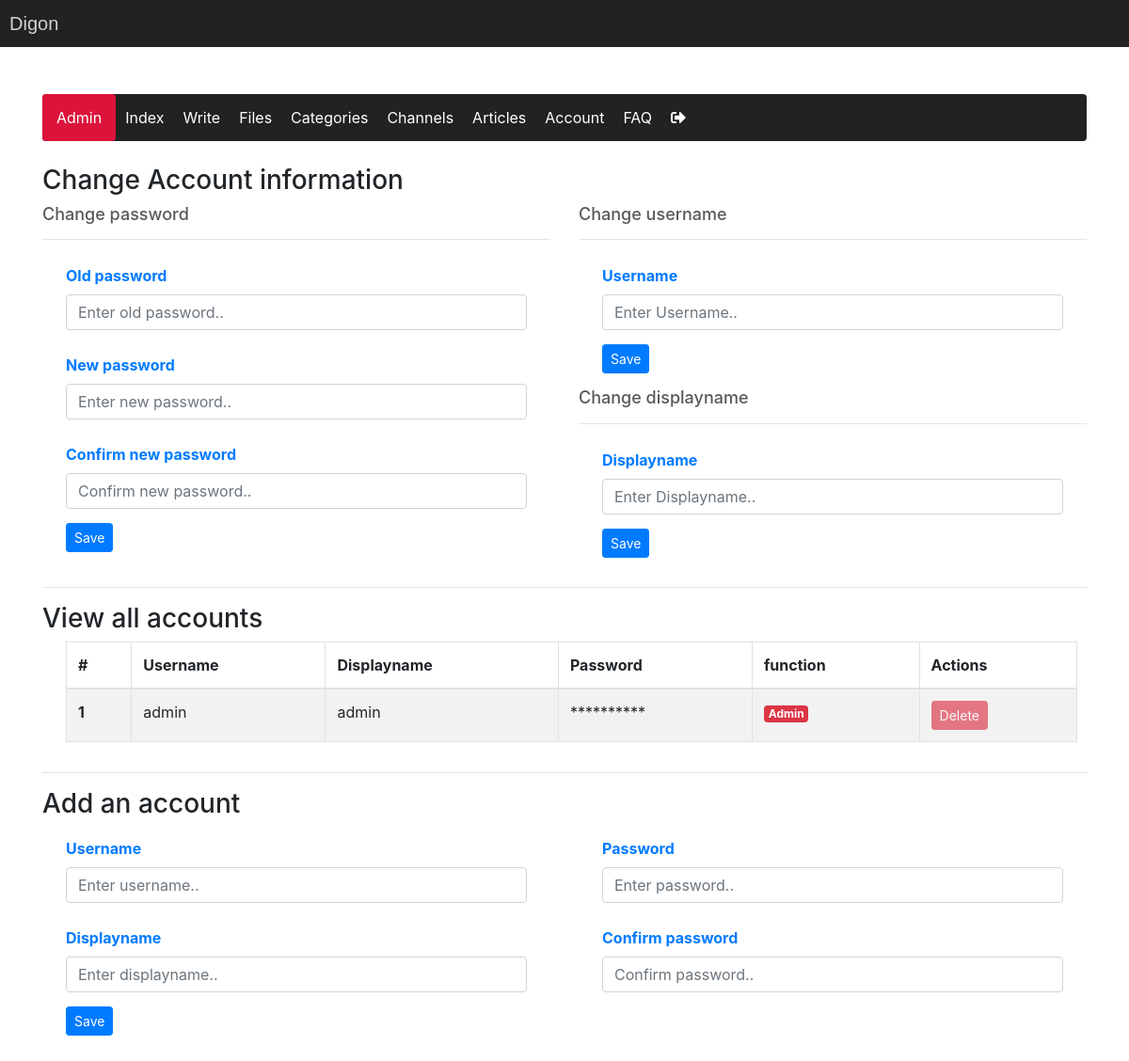
Page /pages/account.php (signed in) on the earlier database version.
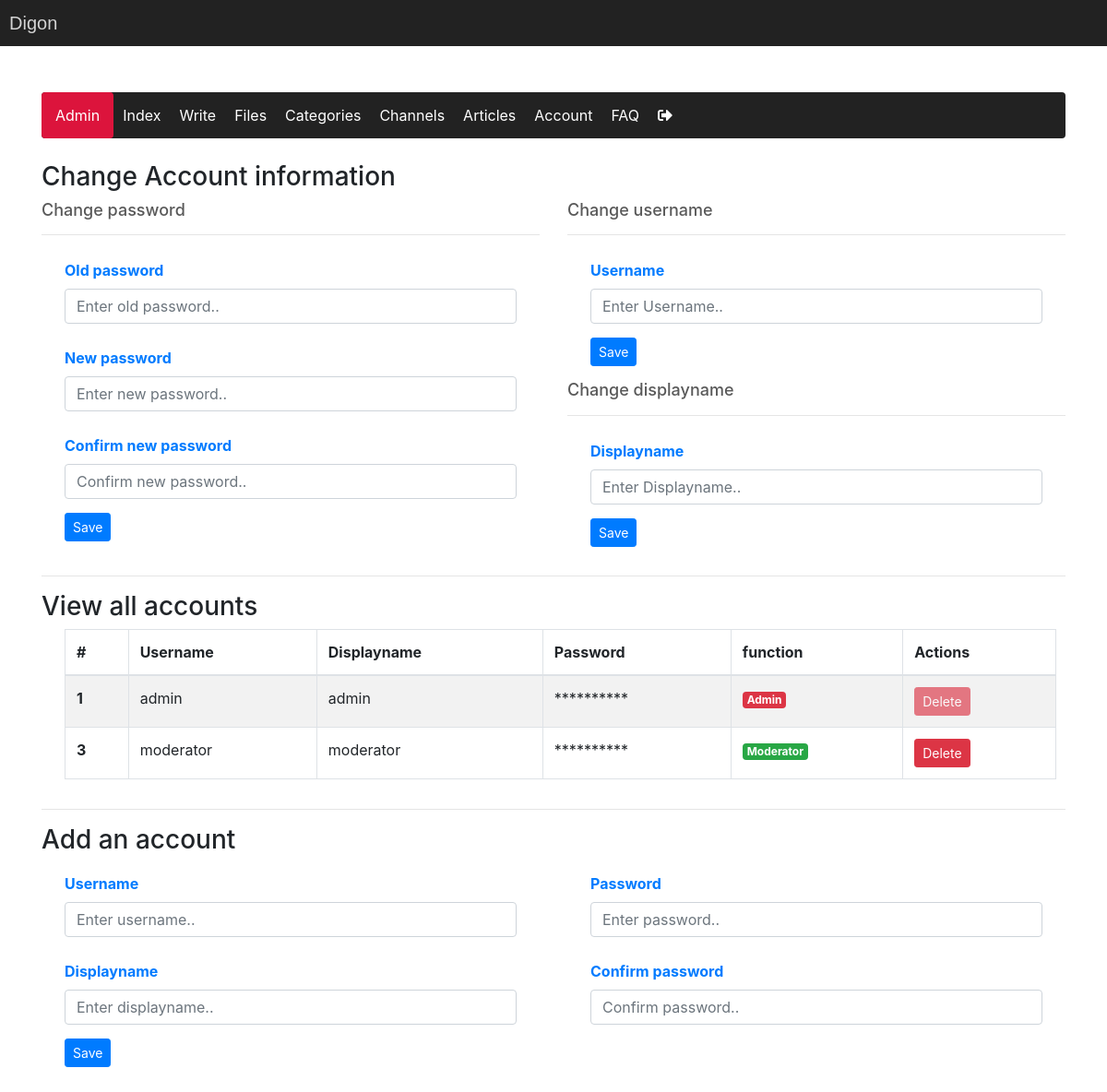
Same page on the later database version.
### tables this page shows
CREATE TABLE `user` (
  `row_id` int(11) NOT NULL,
  `username` varchar(50) NOT NULL,
  `password` varchar(255) NOT NULL,
  `display_name` varchar(50) NOT NULL,
  `function` varchar(11) NOT NULL
);

### classes/dbh.class.php (called while the page is built, shortened)
<?php
    class Dbh implements DatabaseConst, LinkUrl {
        protected function connect() {
            $conn = new mysqli(DatabaseConst::SERVERNAME, DatabaseConst::USERNAME, DatabaseConst::PASSWORD, DatabaseConst::DBNAME);
            return $conn;
        }
    }
?>

### classes/user.class.php (called while the page is built, shortened)
<?php
    class User extends Dbh implements LinkUrl {
        public function getUsers() {
            $sql = "SELECT * FROM user";
            $result = $this->connect()->query($sql);
            return $result;
        }
    }
?>

### classes/userview.class.php (the view, shortened to what this page needs)
<?php
    class UserView extends User implements LinkUrl {
        public function showUsers() {
            $result = $this->getUsers();
            if ($result->num_rows > 0) {
                while($row = $result->fetch_assoc()) {
                    echo "<tr>";
                    echo "<th scope='row'>".$row["row_id"]."</th>";
                    echo "<td>".$row["username"]."</td>";
                    echo "<td>".$row["display_name"]."</td>";
                    echo "<td>";
                    echo "**********";
                    echo "</td>";
                    if ($row["function"] == 1) {
                        echo "<td><span class='badge-danger badge'>Admin</span></td>";
                        echo "<td><button class='btn btn-danger btn-sm' disabled>Delete</button></td>";
                    } else {
                        echo "<td><span class='badge-success badge'>Moderator</span></td>";
                        if ($_SESSION["userFunction"] == 1) {
                            echo "<td><button class='btn btn-danger btn-sm' onclick='askDeleteUser(".$row['row_id'].")'>Delete</button></td>";
                        } else {
                            echo "<td><button class='btn btn-danger btn-sm' disabled>Delete</button></td>";
                        }
                    }
                    echo "</tr>";
                }
            }
        }
    }
?>

Differences in the rows shown:
added user: row_id "3", username "moderator", display_name "moderator"
